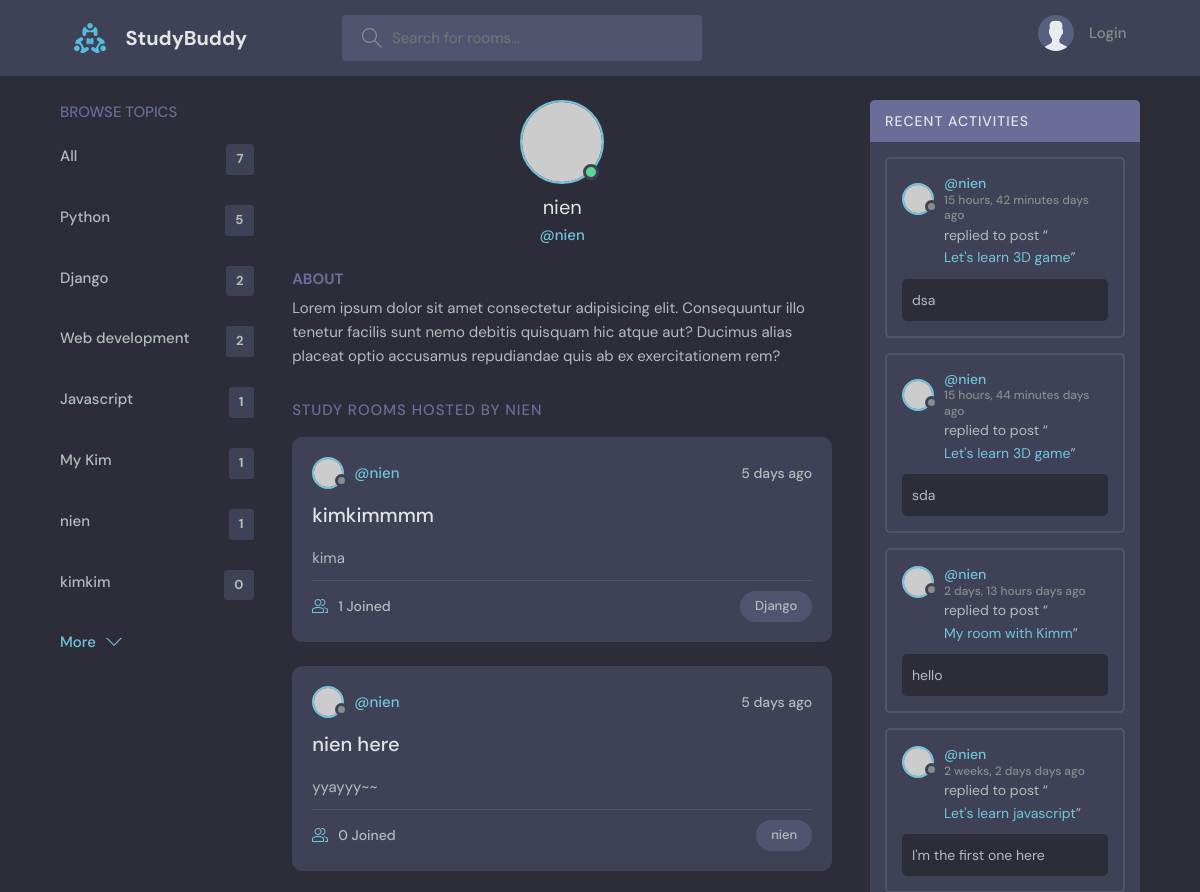
Before: /profile/1 (upper part) with the older database file.
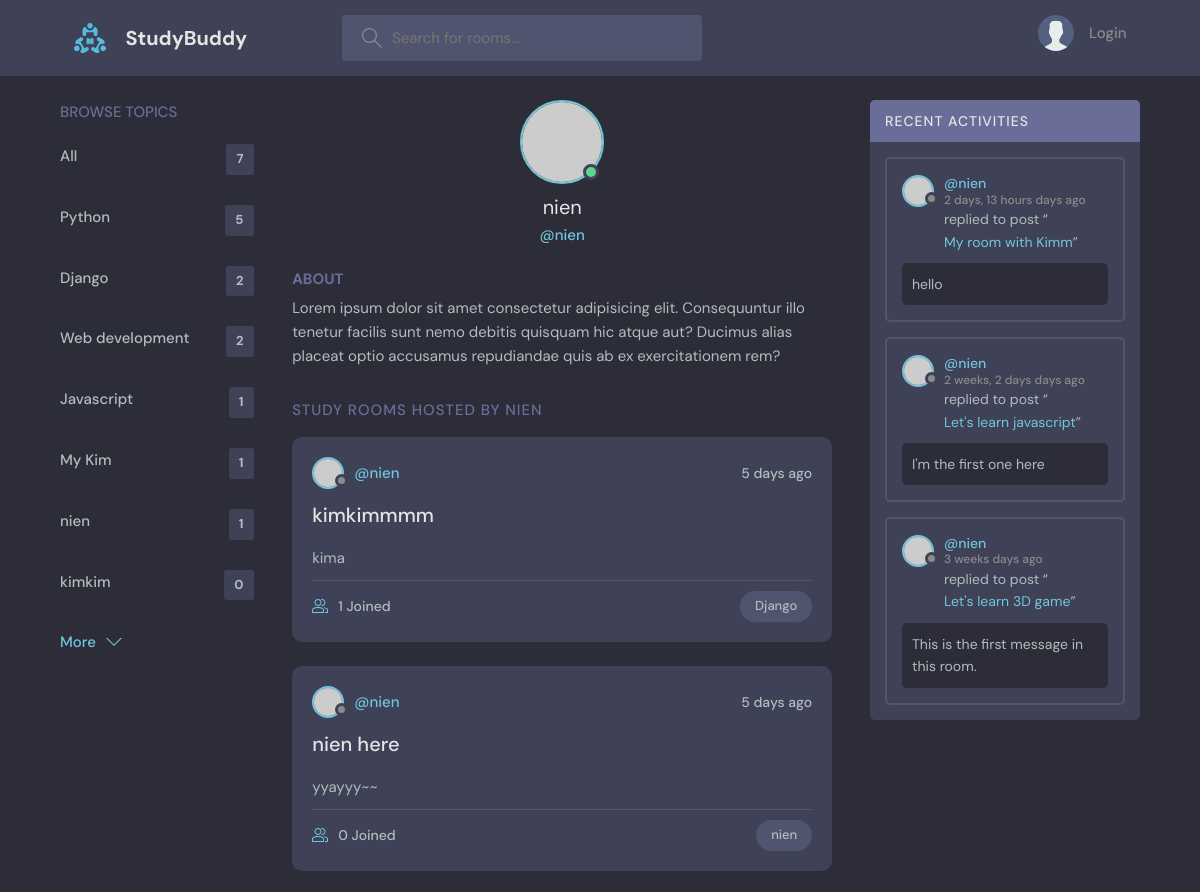
After: the same page with the newer database file.
### base/models.py (models this page shows, shortened)
class Topic(models.Model):
    name = models.CharField(max_length=200)
    def __str__(self):
        return self.name

class Room(models.Model):
    host = models.ForeignKey(User, on_delete=models.SET_NULL, null=True)
    topic = models.ForeignKey(Topic, on_delete=models.SET_NULL, null=True)
    name = models.CharField(max_length=200)
    description = models.TextField(null=True, blank=True)
    updated = models.DateTimeField(auto_now=True) # update edited time
    created = models.DateTimeField(auto_now_add=True) # time first created instance
    participants = models.ManyToManyField(User, related_name='participants', blank=True)
    class Meta:
        ordering = ['-updated', '-created'] # the newest information from form will appear at first

class Message(models.Model):
    user = models.ForeignKey(User, on_delete=models.CASCADE)
    room = models.ForeignKey(Room, on_delete=models.CASCADE) # When room get deleted, all messages will be deleted as well
    body = models.TextField()
    updated = models.DateTimeField(auto_now=True)
    created = models.DateTimeField(auto_now_add=True)
    class Meta:
        ordering = ['-updated', '-created'] # the newest information from form will appear at first

### base/views.py (the view)
# urls.py: path('profile/<str:pk>', views.userProfile, name='user-profile'),
def userProfile(request, pk):
    user = User.objects.get(id=pk)
    rooms = user.room_set.all()
    room_message = user.message_set.all()
    topics = Topic.objects.all()
    context = {
        'user': user,
        'rooms': rooms,
        'room_messages': room_message,
        'topics': topics,
    }
    return render(request, 'base/profile.html', context)

### base/templates/base/profile.html (shortened to what this page needs)
{% extends 'main.html' %}
{% block content %}
<main class="profile-page layout layout--3">
  <div class="container">
    {% include 'base/topic_component.html' %}
    <div class="roomList">
      <div class="profile">
        <div class="profile__avatar">
          <div class="avatar avatar--large active">
            <img src="https://randomuser.me/api/portraits/men/11.jpg" />
          </div>
        </div>
        <div class="profile__info">
          <h3>{{user.username}}</h3>
          <p>@{{user.username}}</p>
        </div>
        <div class="profile__about">
          <h3>About</h3>
          <p>
            Lorem ipsum dolor sit amet consectetur adipisicing elit. Consequuntur illo tenetur
            facilis sunt nemo debitis quisquam hic atque aut? Ducimus alias placeat optio
            accusamus repudiandae quis ab ex exercitationem rem?
          </p>
        </div>
      </div>
      <div class="roomList__header">
        <div>
          <h2>Study Rooms Hosted by {{user.username}}</a>
          </h2>
        </div>
      </div>
      {% include 'base/room_list_component.html' %}
    </div>
    {% include 'base/activity_component.html' %}
  </div>
</main>
{% endblock content %}

### base/templates/base/topic_component.html
<div class="topics">
      <div class="topics__header">
        <h2>Browse Topics</h2>
      </div>
      <ul class="topics__list">
        <li>
            <a href='{% url 'home' %}'>All <span>{{topics.count}}</span></a>
        </li>
        {% for topic in topics %}
            <li>
                <a href='{% url 'home' %}?q={{topic.name}}'>{{topic.name}} <span>{{topic.room_set.all.count}}</span>
                </a>
            </li>
        {% endfor %}
      </ul>
      <a class="btn btn--link" href="{% url 'topics' %}">
        More
        <svg
          version="1.1"
          xmlns="http://www.w3.org/2000/svg"
          width="32"
          height="32"
          viewBox="0 0 32 32"
        >
          <title>chevron-down</title>
          <path d="M16 21l-13-13h-3l16 16 16-16h-3l-13 13z"></path>
        </svg>
      </a>
</div>

### base/templates/base/room_list_component.html (shortened to what this page needs)
{% for room in rooms %}
      <div class="roomListRoom">
        <div class="roomListRoom__header">
          <a href="{% url 'user-profile' room.host.id %}" class="roomListRoom__author">
            <div class="avatar avatar--small">
              <img src="https://randomuser.me/api/portraits/women/11.jpg" />
            </div>
            <span>@{{room.host}}</span>
          </a>
          <div class="roomListRoom__actions">
            <span>5 days ago</span>
          </div>
        </div>
        <div class="roomListRoom__content">
          <a href="{% url 'room' room.id %}">{{room.name}}</a>
          <p>
            {{room.description}}
          </p>
        </div>
        <div class="roomListRoom__meta">
          <a href="room.html" class="roomListRoom__joined">
            {{room.participants.count}} Joined
          </a>
          <p class="roomListRoom__topic">{{room.topic}}</p>
        </div>
      </div>
      {% endfor %}

### base/templates/base/activity_component.html (shortened to what this page needs)
<div class="activities">
      <div class="activities__header">
        <h2>Recent Activities</h2>
      </div>
      {% for message in room_messages %}
      <div class="activities__box">
        <div class="activities__boxHeader roomListRoom__header">
          <a href="{% url 'user-profile' message.user.id %}" class="roomListRoom__author">
            <div class="avatar avatar--small">
              <img src="https://randomuser.me/api/portraits/women/11.jpg" />
            </div>
            <p>
              @{{message.user}}
              <span>{{message.updated|timesince}} days ago</span>
            </p>
          </a>
        </div>
        <div class="activities__boxContent">
          <p>
            replied to post “<a href="{% url 'room' message.room.id %}">{{message.room.name}}</a
            >”
          </p>
          <div class="activities__boxRoomContent">
            {{message.body}}
          </div>
        </div>
      </div>
      {% endfor %}
    </div>

Changed rows visible on the page:
removed Message: user "nien", updated "15 hours, 42 minutes", room.name "Let's learn 3D game", body "dsa"
removed Message: user "nien", updated "15 hours, 44 minutes", room.name "Let's learn 3D game", body "sda"
now on this page (row unchanged): Message: user "nien", updated "3 weeks", room.name "Let's learn 3D game", body "This is the first message in this room."
